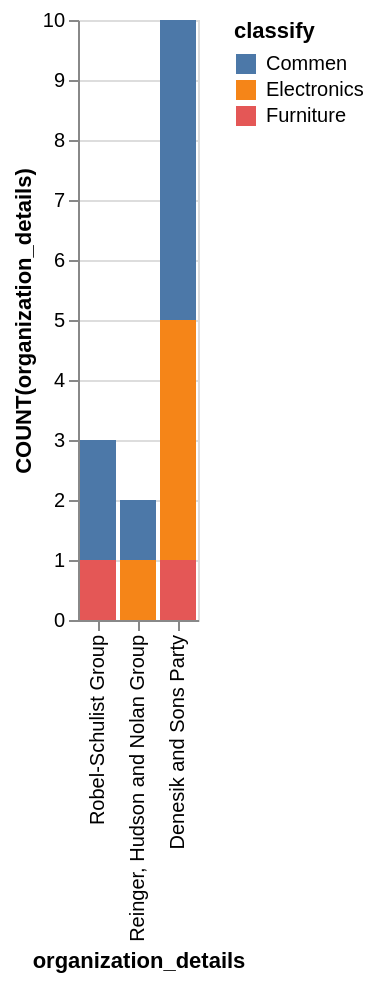

Vega-Lite specification for this chart:
### Vega-Lite specification from a JSON file in a GitHub repository (floating-point values rounded to 4 significant figures)
{"data": {"values": [{"x_data": "Robel-Schulist Group", "y_data": 2, "classify": "Commen"}, {"x_data": "Reinger, Hudson and Nolan Group", "y_data": 1, "classify": "Commen"}, {"x_data": "Denesik and Sons Party", "y_data": 5, "classify": "Commen"}, {"x_data": "Robel-Schulist Group", "y_data": 0, "classify": "Electronics"}, {"x_data": "Reinger, Hudson and Nolan Group", "y_data": 1, "classify": "Electronics"}, {"x_data": "Denesik and Sons Party", "y_data": 4, "classify": "Electronics"}, {"x_data": "Robel-Schulist Group", "y_data": 1, "classify": "Furniture"}, {"x_data": "Reinger, Hudson and Nolan Group", "y_data": 0, "classify": "Furniture"}, {"x_data": "Denesik and Sons Party", "y_data": 1, "classify": "Furniture"}]}, "mark": "bar", "encoding": {"x": {"field": "x_data", "type": "nominal", "title": "organization_details", "sort": "descending"}, "y": {"field": "y_data", "type": "quantitative", "title": "COUNT(organization_details)"}, "color": {"field": "classify"}}}
